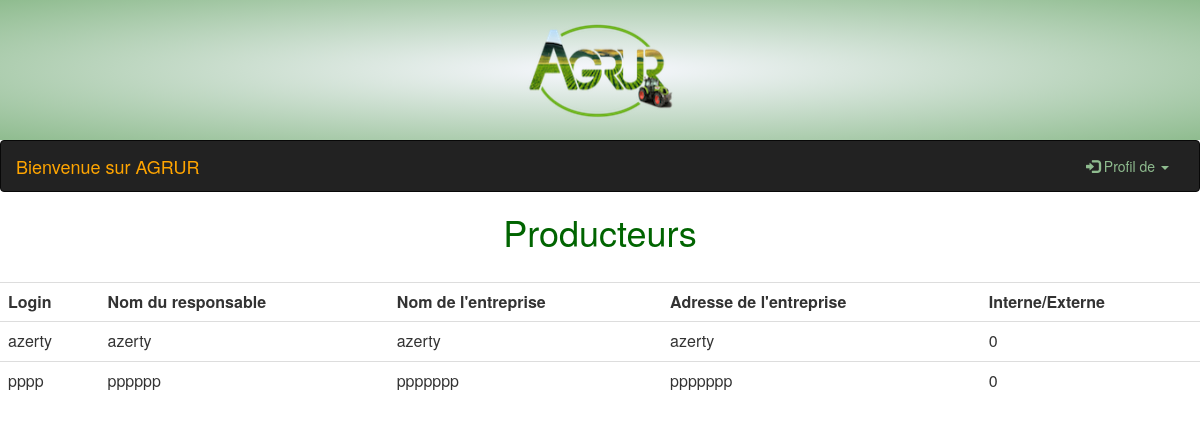
The page /voirProducteursAdmin.php on the database its author committed.
### tables this page shows
CREATE TABLE `producteurs` (
  `id_producteur` int(11) NOT NULL,
  `nom_Responsable` varchar(50) NOT NULL,
  `nom_Entreprise` varchar(50) NOT NULL,
  `adresse_Entreprise` varchar(50) NOT NULL,
  `id_connexion` int(11) NOT NULL,
  `Interne` tinyint(4) NOT NULL
);

CREATE TABLE `connexion` (
  `id_connexion` int(11) NOT NULL,
  `login` varchar(50) NOT NULL,
  `mdp` varchar(50) NOT NULL,
  `mdp2` varchar(50) NOT NULL,
  `id_droit` int(11) NOT NULL,
  `accepte` tinyint(4) NOT NULL
);

### voirProducteursAdmin.php (the view, shortened to what this page needs)
<?php
$bdd = new PDO('mysql:host=localhost;dbname=ppe;charset=utf8', 'root', '');
?>
<html class="inscription">
    <head>
        <link rel="stylesheet" href="index2.css" />
        <link href="/www/bootstrap/css/bootstrap.min.css" rel="stylesheet">
        <link rel="stylesheet" href="bootstrap-3.3.7-dist/css/bootstrap.min.css">
    </head>
        <div class="banniere">
        <center><br><img src="images/AgrurLogoFondTransparent.png" width="150px" height="100px"></center>
        <br></div>
        <?php
        include('inc/menuAccueil.php');
        ?>
        <center> <h1 style="color:darkgreen">Producteurs</h1></center><br>
        <table class="table table-hover">
                <tr>
                    <th>Login</th>
                    <th>Nom du responsable</th>
                    <th>Nom de l'entreprise </th>
                    <th>Adresse de l'entreprise</th>
                    <th>Interne/Externe</th>
                </tr>
        <?php
        $Verger = $bdd->query('SELECT * FROM connexion, producteurs WHERE connexion.id_connexion = producteurs.id_connexion');
        while ($donnees = $Verger -> fetch())
            {
        ?>
                <tr>
                    <td><?php echo $donnees['login'] ?></td>
                    <td><?php echo $donnees['nom_Responsable'] ?></td>
                    <td><?php echo $donnees['nom_Entreprise'] ?></td>
                    <td><?php echo $donnees['adresse_Entreprise'] ?></td>
                    <td><?php echo $donnees['Interne'] ?></td>
                </tr>
        <?php
            }
        ?>
        </table>
    </body>
</html>

### index2.css (style rules this page uses)
.banniere { background: radial-gradient(ghostwhite, darkseagreen)!important; background-repeat: no-repeat!important; background-size: cover!important; width: 100%!important; }

### rows shown on the page
producteurs: id_connexion.login "azerty", nom_Responsable "azerty", nom_Entreprise "azerty", adresse_Entreprise "azerty", Interne "0"
producteurs: id_connexion.login "pppp", nom_Responsable "pppppp", nom_Entreprise "ppppppp", adresse_Entreprise "ppppppp", Interne "0"
